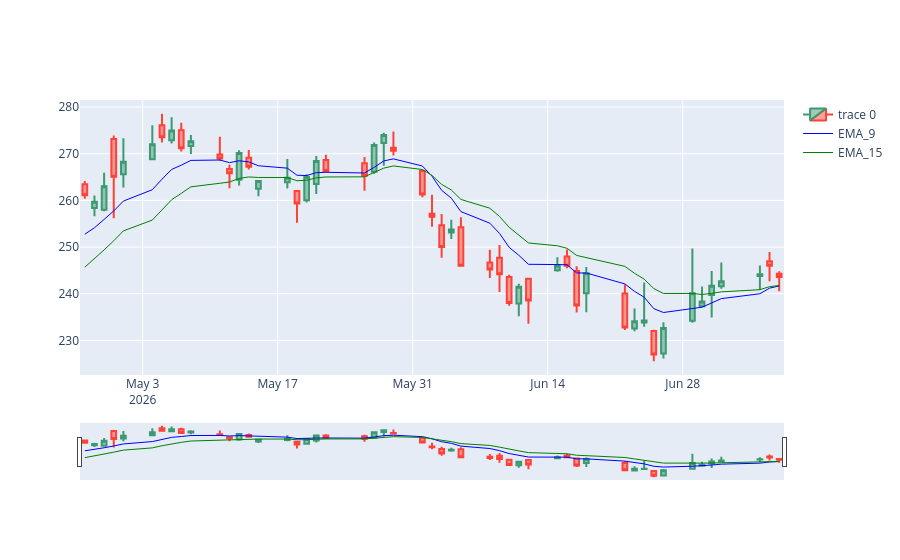

Notebook code for this chart:
### Code cell
fig.add_traces(
    go.Scatter(
        x= data.index,
        y = data['EMA_9'],
        name = 'EMA_9',
        line=dict(
            color ='blue',
            width=1
        )
    )
)

fig.add_traces(
    go.Scatter(
        x = data.index,
        y=data['EMA_15'],
        name = 'EMA_15',
        line = dict(
            color = 'green',
            width = 1
        )
    )
)

fig.show()
